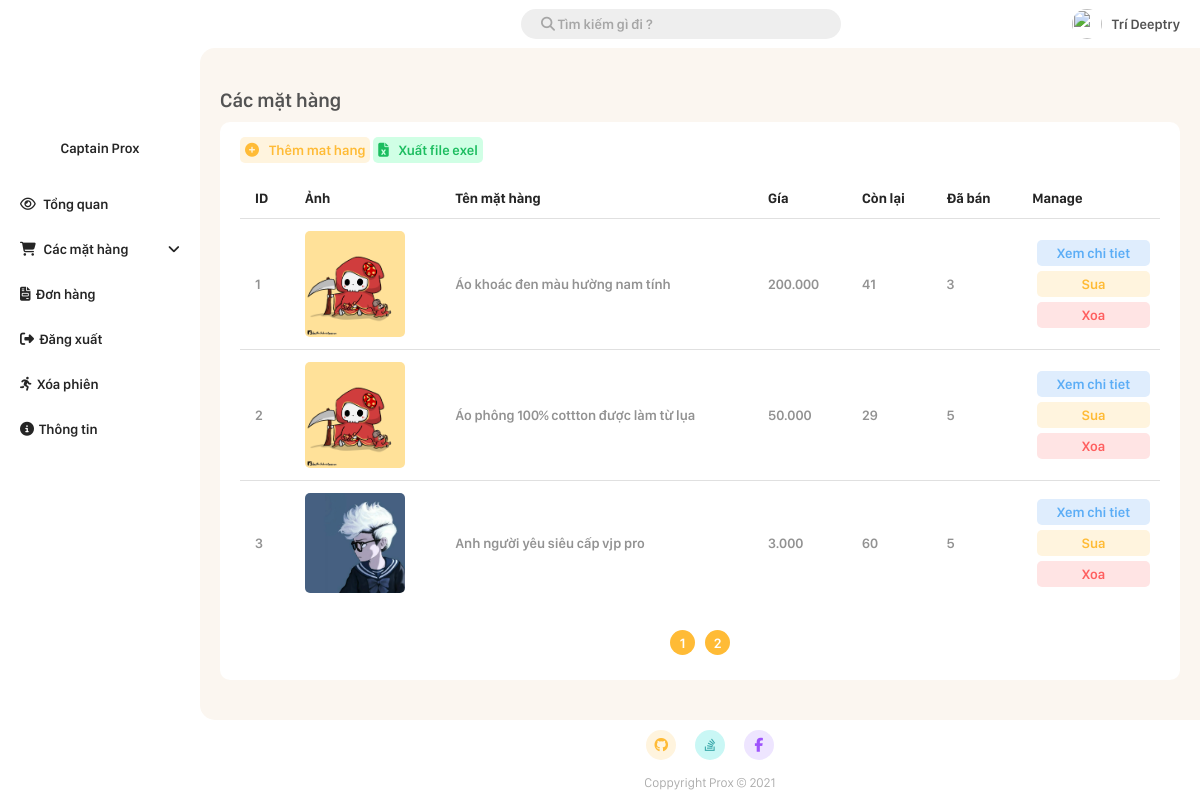
The app's page /Admin/product.php (signed in) with its own data.
### tables this page shows
CREATE TABLE `product` (
  `id` int(11) NOT NULL,
  `name` varchar(50) NOT NULL,
  `description` text NOT NULL,
  `image` text NOT NULL,
  `cost` double NOT NULL,
  `quantity` int(11) NOT NULL,
  `manufacturer_id` int(11) NOT NULL,
  `sold` int(11) NOT NULL DEFAULT '0',
  `type_id` int(11) NOT NULL DEFAULT '1'
);

### Admin/product.php (the view, shortened to what this page needs)
<!DOCTYPE html>
<html lang="en">
<head>
  <link rel="stylesheet" href="./CSS/style.css?v=2.8">
</head>
<body>
  <?php
  $page = 1;
  $search = "";
  $number_of_post_query = "SELECT count(*) FROM product WHERE name like '%$search%'";
  $post_array = mysqli_query($connect, $number_of_post_query);
  $result_array = mysqli_fetch_array($post_array);
  $number_of_post = $result_array['count(*)'];
  $number_post_per_page = 3;
  $number_of_page = ceil($number_of_post / $number_post_per_page);
  $number_of_skip_page = $number_post_per_page * ($page - 1);
  $querry = "SELECT * FROM product WHERE name like '%$search%' LIMIT $number_post_per_page OFFSET $number_of_skip_page ";
  $result = mysqli_query($connect, $querry);
  ?>
  <div class="grid-container">
    <div class="container-header">
      <?php require_once "./root/navbar.php"; ?>
    </div>
    <div class="container-menu">
      <?php require_once "./root/sidebar.php"; ?>
    </div>
    <div class="container-main">
      <h1 class="main-title">Các mặt hàng</h1>
      <div class="add-new-item">
        <a class="link-button" href="./add/add_new_product.php"><i class="fas fa-plus-circle"></i>Thêm mat hang</a>
        <a class="link-button exel" href="./root/export_exel.php?product=true"><i class="fas fa-file-excel"></i>Xuất file exel</a>
        <table class="styled-table">
          <thead>
            <tr>
              <th>ID</th>
              <th>Ảnh</th>
              <th>Tên mặt hàng</th>
              <th>Gía</th>
              <th>Còn lại</th>
              <th>Đã bán</th>
              <th>Manage</th>
            </tr>
          </thead>
          <tbody>
            <?php foreach ($result as $product) { ?>
              <tr>
                <td>
                  <?= $product['id']  ?>
                </td>
                <td>
                  <img src="./photos/<?= $product['image']  ?>" alt="" style="width: 100px; border-radius: 5px;">
                </td>
                <td>
                  <?= $product['name']  ?>
                </td>
                <td>
                  <?=  number_format($product['cost'] , 0, '', '.');  ?>
                </td>
                <td>
                  <?= $product['quantity']  ?>
                </td>
                <td>
                  <?= $product['sold']  ?>
                </td>
                <td>
                  <a class="link-button blue" href="./view-infomation/item-information.php?id=<?= $product['id'] ?>"> Xem chi tiet</a>
                  <a class="link-button" href="./edit/edit_product.php?id=<?= $product['id'] ?>"> Sua</a>
                  <a onclick="return confirm('Xac nhan xoa ?')" class="link-button red" href="?delete=<?= $product['id'] ?>"> Xoa</a>
                </td>
              </tr>
            <?php } ?>
          </tbody>
        </table>
        <div class="page_number_list">
          <?php for ($i = 1; $i <= $number_of_page; $i++) { ?>
            <div class="page_number">
              <a href="?page=<?php echo $i; ?>&search=<?php echo $search; ?>">
                <?php echo $i; ?>
              </a>
            </div>
          <?php } ?>
        </div>
      </div>
    </div>
    <div class="container-footer">
      <?php require_once "./root/footer.php"; ?>
    </div>
  </div>
</body>
</html>

### Admin/root/navbar.php (shortened to what this page needs)
<!DOCTYPE html>
<html lang="en">
<head>
</head>
<body>
        <div class="header">
            <form action="" method="get" style="margin-right: auto; margin-left: auto;">
                <input id="header-search" name="search" class="fontAwesome" type="search" placeholder="&#xF002; Tìm kiếm gì đi ?">
            </form>
            <ul class="header-menu">
                <li>
                    <img class="header-avt" src="https://i.ibb.co/gjYSPt9/97387265-911934715945271-6195268394929881088-o.jpg" alt="">
                </li>
                <li>
                    <a href="#"><?php
                    if(isset($_SESSION['name'])){
                        echo $_SESSION['name'];
                    }else{
                        echo 'User name';
                    }
                    ?>
                    </a>
                </li>
            </ul>
        </div>
</body>
</html>

### Admin/root/sidebar.php (shortened to what this page needs)
<!DOCTYPE html>
<html lang="en">
<head>
</head>
<body>
<div class="sidebar-menu">
  <div class="sidebar-header">
      <p class="menu-webname">Captain Prox</p>
  </div>
              <ul class="menu">
                <li class="menu-item">
                  <a href="./index.php" class="menu-link"><i class="far fa-eye"></i> <span>Tổng quan</span> </a>
                </li>
                <li class="menu-item">
                  <a href="./product.php" class="menu-link"><i class="fas fa-shopping-cart"></i> <span>Các mặt hàng</span></a>
                  <button onclick="product_child()" class="dropbtn" > <i class="fas fa-angle-down" id="product_btn"></i> </button>
                </li>
                <li class="menu-item">
                  <a href="./bill.php" class="menu-link"><i class="fas fa-file-invoice"></i><span>Đơn hàng</span></a>
                </li>
                <li class="menu-item">
                  <a href="?signout=true" class="menu-link" onclick="return confirm('Bạn muốn đăng xuất ?');"><i class="fas fa-sign-out-alt"></i><span>Đăng xuất</span></a>
                </li>
                <li class="menu-item">
                  <a href="?removeaccount=true" class="menu-link" onclick="return confirm('Bạn muốn xóa phiên đăng nhập hiện tại ?');"><i class="fas fa-running"></i><span>Xóa phiên</span></a>
                </li>
                <li class="menu-item">
                  <a href="#" class="menu-link"><i class="fas fa-info-circle"></i><span>Thông tin</span></a>
                </li>
              </ul>
            </div>
</body>
</html>

### Admin/root/footer.php (shortened to what this page needs)
<!DOCTYPE html>
<html lang="en">
<head>
</head>
<body>
    <div class="footer-basic">
                    <footer>
                        <div class="social">
                            <a class="ogrange" href="#"><i class=" fab fa-github"></i></a>
                            <a class="green" href="#"><i class=" fab fa-stack-overflow"></i></a>
                            <a class="blue" href="#"><i class=" fab fa-facebook-f"></i></a>
                        </div>
                        <p class="copyright">Coppyright Prox © 2021</p>
                    </footer>
                </div>
</body>
</html>

### records on screen
product: id "1", image (picture), name "Áo khoác đen màu hường nam tính", cost "200.000", quantity "41", sold "3"
product: id "2", image (picture), name "Áo phông 100% cottton được làm từ lụa", cost "50.000", quantity "29", sold "5"
product: id "3", image (picture), name "Anh người yêu siêu cấp vjp pro", cost "3.000", quantity "60", sold "5"

### other values on screen
$_SESSION['name'] "Trí Deeptry"
